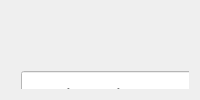
             <widget class="QWidget" name="page_12">
              <layout class="QHBoxLayout" name="horizontalLayout_6">
               <item>
                <widget class="QWidget" name="widget_11" native="true">
                 <widget class="QLabel" name="label_21">
                  <property name="geometry">
                   <rect>
                    <x>570</x>
                    <y>0</y>
                    <width>381</width>
                    <height>50</height>
                   </rect>
                  </property>
                  <property name="minimumSize">
                   <size>
                    <width>75</width>
                    <height>50</height>
                   </size>
                  </property>
                  <property name="font">
                   <font>
                    <pointsize>18</pointsize>
                    <weight>75</weight>
                    <bold>true</bold>
                   </font>
                  </property>
                  <property name="text">
                   <string> View Student Profile 🔍</string>
                  </property>
                 </widget>
                 <widget class="QLineEdit" name="lineEdit_26">
                  <property name="geometry">
                   <rect>
                    <x>10</x>
                    <y>330</y>
                    <width>650</width>
                    <height>50</height>
                   </rect>
                  </property>
                  <property name="minimumSize">
                   <size>
                    <width>650</width>
                    <height>50</height>
                   </size>
                  </property>
                  <property name="maximumSize">
                   <size>
                    <width>300</width>
                    <height>45</height>
                   </size>
                  </property>
                  <property name="font">
                   <font>
                    <pointsize>15</pointsize>
                   </font>
                  </property>
                  <property name="styleSheet">
                   <string notr="true">background:white;
color:black;</string>
                  </property>
                  <property name="placeholderText">
                   <string> Student Name</string>
                  </property>
                 </widget>
                 <widget class="QLineEdit" name="lineEdit_37">
                  <property name="geometry">
                   <rect>
                    <x>10</x>
                    <y>400</y>
                    <width>650</width>
                    <height>50</height>
                   </rect>
                  </property>
                  <property name="minimumSize">
                   <size>
                    <width>650</width>
                    <height>50</height>
                   </size>
                  </property>
                  <property name="maximumSize">
                   <size>
                    <width>300</width>
                    <height>45</height>
                   </size>
                  </property>
                  <property name="font">
                   <font>
                    <pointsize>15</pointsize>
                   </font>
                  </property>
                  <property name="styleSheet">
                   <string notr="true">background:white;
color:black;</string>
                  </property>
                  <property name="placeholderText">
                   <string> Father Name</string>
                  </property>
                 </widget>
                 <widget class="QLineEdit" name="lineEdit_39">
                  <property name="geometry">
                   <rect>
                    <x>10</x>
                    <y>470</y>
                    <width>650</width>
                    <height>50</height>
                   </rect>
                  </property>
                  <property name="minimumSize">
                   <size>
                    <width>650</width>
                    <height>50</height>
                   </size>
                  </property>
                  <property name="maximumSize">
                   <size>
                    <width>300</width>
                    <height>45</height>
                   </size>
                  </property>
                  <property name="font">
                   <font>
                    <pointsize>15</pointsize>
                   </font>
                  </property>
                  <property name="styleSheet">
                   <string notr="true">background:white;
color:black;</string>
                  </property>
                  <property name="placeholderText">
                   <string> Date Of Birth</string>
                  </property>
                 </widget>
                 <widget class="QLineEdit" name="lineEdit_40">
                  <property name="geometry">
                   <rect>
                    <x>10</x>
                    <y>540</y>
                    <width>650</width>
                    <height>50</height>
                   </rect>
                  </property>
                  <property name="minimumSize">
                   <size>
                    <width>650</width>
                    <height>50</height>
                   </size>
                  </property>
                  <property name="maximumSize">
                   <size>
                    <width>300</width>
                    <height>45</height>
                   </size>
                  </property>
                  <property name="font">
                   <font>
                    <pointsize>15</pointsize>
                   </font>
                  </property>
                  <property name="styleSheet">
                   <string notr="true">background:white;
color:black;</string>
                  </property>
                  <property name="placeholderText">
                   <string> Gender</string>
                  </property>
                 </widget>
                 <widget class="QLineEdit" name="lineEdit_41">
                  <property name="geometry">
                   <rect>
                    <x>10</x>
                    <y>610</y>
                    <width>650</width>
                    <height>50</height>
                   </rect>
                  </property>
                  <property name="minimumSize">
                   <size>
                    <width>650</width>
                    <height>50</height>
                   </size>
                  </property>
                  <property name="maximumSize">
                   <size>
                    <width>300</width>
                    <height>45</height>
                   </size>
                  </property>
                  <property name="font">
                   <font>
                    <pointsize>15</pointsize>
                   </font>
                  </property>
                  <property name="styleSheet">
                   <string notr="true">background:white;
color:black;</string>
                  </property>
                  <property name="placeholderText">
                   <string> Address</string>
                  </property>
                 </widget>
                 <widget class="QLineEdit" name="lineEdit_42">
                  <property name="geometry">
                   <rect>
                    <x>810</x>
                    <y>400</y>
                    <width>650</width>
                    <height>50</height>
                   </rect>
                  </property>
                  <property name="minimumSize">
                   <size>
                    <width>650</width>
                    <height>50</height>
                   </size>
                  </property>
                  <property name="maximumSize">
                   <size>
                    <width>300</width>
                    <height>45</height>
                   </size>
                  </property>
                  <property name="font">
                   <font>
                    <pointsize>15</pointsize>
                   </font>
                  </property>
                  <property name="styleSheet">
                   <string notr="true">background:white;
color:black;</string>
                  </property>
                  <property name="placeholderText">
                   <string> Email Id</string>
                  </property>
                 </widget>
                 <widget class="QLineEdit" name="lineEdit_43">
                  <property name="geometry">
                   <rect>
                    <x>810</x>
                    <y>260</y>
                    <width>650</width>
                    <height>50</height>
                   </rect>
                  </property>
                  <property name="minimumSize">
                   <size>
                    <width>650</width>
                    <height>50</height>
                   </size>
                  </property>
                  <property name="maximumSize">
                   <size>
                    <width>300</width>
                    <height>45</height>
                   </size>
                  </property>
                  <property name="font">
                   <font>
                    <pointsize>15</pointsize>
                   </font>
                  </property>
                  <property name="styleSheet">
                   <string notr="true">background:white;
color:black;</string>
                  </property>
                  <property name="placeholderText">
                   <string> Contact Number</string>
                  </property>
                 </widget>
                 <widget class="QLineEdit" name="lineEdit_44">
                  <property name="geometry">
                   <rect>
                    <x>810</x>
                    <y>540</y>
                    <width>650</width>
                    <height>50</height>
                   </rect>
                  </property>
                  <property name="minimumSize">
                   <size>
                    <width>650</width>
                    <height>50</height>
                   </size>
                  </property>
                  <property name="maximumSize">
                   <size>
                    <width>300</width>
                    <height>45</height>
                   </size>
                  </property>
                  <property name="font">
                   <font>
                    <pointsize>15</pointsize>
                   </font>
                  </property>
                  <property name="styleSheet">
                   <string notr="true">background:white;
color:black;</string>
                  </property>
                  <property name="placeholderText">
                   <string> Registration Number</string>
                  </property>
                 </widget>
                 <widget class="QLineEdit" name="lineEdit_45">
                  <property name="geometry">
                   <rect>
                    <x>10</x>
                    <y>60</y>
                    <width>1450</width>
                    <height>50</height>
                   </rect>
                  </property>
                  <property name="minimumSize">
                   <size>
                    <width>1450</width>
                    <height>50</height>
                   </size>
                  </property>
                  <property name="maximumSize">
                   <size>
                    <width>1450</width>
                    <height>50</height>
                   </size>
                  </property>
                  <property name="font">
                   <font>
                    <pointsize>15</pointsize>
                   </font>
                  </property>
                  <property name="styleSheet">
                   <string notr="true">background:white;
color:black;</string>
                  </property>
                  <property name="placeholderText">
                   <string> Student Id</string>
                  </property>
                 </widget>
                 <widget class="QPushButton" name="pushButton_25">
                  <property name="geometry">
                   <rect>
                    <x>1060</x>
                    <y>130</y>
                    <width>400</width>
                    <height>50</height>
                   </rect>
                  </property>
                  <property name="minimumSize">
                   <size>
                    <width>400</width>
                    <height>50</height>
                   </size>
                  </property>
                  <property name="maximumSize">
                   <size>
                    <width>300</width>
                    <height>45</height>
                   </size>
                  </property>
                  <property name="font">
                   <font>
                    <pointsize>15</pointsize>
                    <weight>75</weight>
                    <bold>true</bold>
                   </font>
                  </property>
                  <property name="styleSheet">
                   <string notr="true">background:white;
color:black;</string>
                  </property>
                  <property name="text">
                   <string> Search Student</string>
                  </property>
                 </widget>
                 <widget class="QLabel" name="label_29">
                  <property name="geometry">
                   <rect>
                    <x>570</x>
                    <y>190</y>
                    <width>391</width>
                    <height>50</height>
                   </rect>
                  </property>
                  <property name="minimumSize">
                   <size>
                    <width>0</width>
                    <height>50</height>
                   </size>
                  </property>
                  <property name="font">
                   <font>
                    <pointsize>18</pointsize>
                    <weight>75</weight>
                    <bold>true</bold>
                   </font>
                  </property>
                  <property name="text">
                   <string> Searching Student Detail</string>
                  </property>
                 </widget>
                 <widget class="QLineEdit" name="lineEdit_48">
                  <property name="geometry">
                   <rect>
                    <x>810</x>
                    <y>330</y>
                    <width>650</width>
                    <height>50</height>
                   </rect>
                  </property>
                  <property name="minimumSize">
                   <size>
                    <width>650</width>
                    <height>50</height>
                   </size>
                  </property>
                  <property name="maximumSize">
                   <size>
                    <width>300</width>
                    <height>45</height>
                   </size>
                  </property>
                  <property name="font">
                   <font>
                    <pointsize>15</pointsize>
                   </font>
                  </property>
                  <property name="styleSheet">
                   <string notr="true">background:white;
color:black;</string>
                  </property>
                  <property name="placeholderText">
                   <string> Father Contact Number</string>
                  </property>
                 </widget>
                 <widget class="QLineEdit" name="lineEdit_49">
                  <property name="geometry">
                   <rect>
                    <x>810</x>
                    <y>470</y>
                    <width>650</width>
                    <height>50</height>
                   </rect>
                  </property>
                  <property name="minimumSize">
                   <size>
                    <width>650</width>
                    <height>50</height>
                   </size>
                  </property>
                  <property name="maximumSize">
                   <size>
                    <width>300</width>
                    <height>45</height>
                   </size>
                  </property>
                  <property name="font">
                   <font>
                    <pointsize>15</pointsize>
                   </font>
                  </property>
                  <property name="styleSheet">
                   <string notr="true">background:white;
color:black;</string>
                  </property>
                  <property name="placeholderText">
                   <string> Course </string>
                  </property>
                 </widget>
                 <widget class="QPushButton" name="pushButton_32">
                  <property name="geometry">
                   <rect>
                    <x>10</x>
                    <y>130</y>
                    <width>400</width>
                    <height>50</height>
                   </rect>
                  </property>
                  <property name="minimumSize">
                   <size>
                    <width>400</width>
                    <height>50</height>
                   </size>
                  </property>
                  <property name="maximumSize">
                   <size>
                    <width>40</width>
                    <height>50</height>
                   </size>
                  </property>
                  <property name="font">
                   <font>
                    <pointsize>15</pointsize>
                    <weight>75</weight>
                    <bold>true</bold>
                   </font>
                  </property>
                  <property name="styleSheet">
                   <string notr="true">background:white;
color:black;</string>
                  </property>
                  <property name="text">
                   <string>Back</string>
                  </property>
                 </widget>
                 <widget class="QLineEdit" name="lineEdit_46">
                  <property name="geometry">
                   <rect>
                    <x>10</x>
                    <y>260</y>
                    <width>650</width>
                    <height>50</height>
                   </rect>
                  </property>
                  <property name="minimumSize">
                   <size>
                    <width>650</width>
                    <height>50</height>
                   </size>
                  </property>
                  <property name="font">
                   <font>
                    <pointsize>15</pointsize>
                   </font>
                  </property>
                  <property name="styleSheet">
                   <string notr="true">background:white</string>
                  </property>
                  <property name="placeholderText">
                   <string> Student Id</string>
                  </property>
                 </widget>
                </widget>
               </item>
              </layout>
             </widget>
